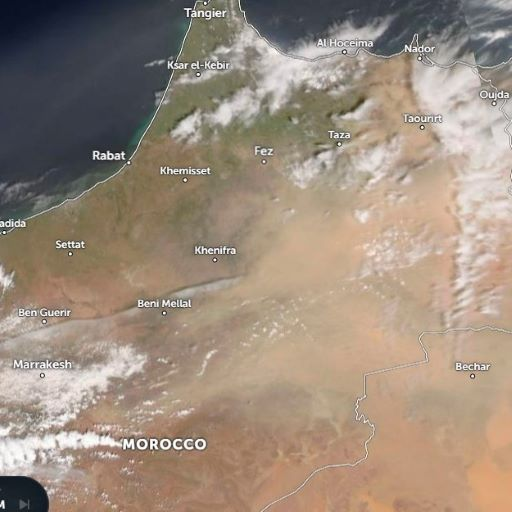
#> input picture missing_images_impulation/before.jpg, 512 x 512 px
$ jupyter execute imageInterpolation.ipynb
#> lines starting #> are read from the running program, lines starting #| are printed output that depends on the picture
[cell 1]
import cv2
import numpy as np

# read in the before, missing, and after images
before_img = cv2.imread('before.jpg', cv2.IMREAD_GRAYSCALE)
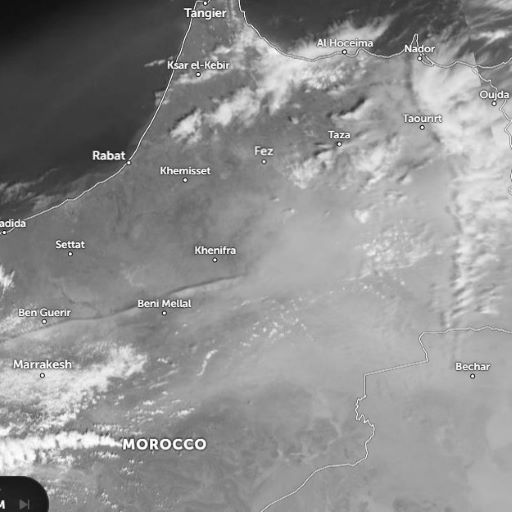
#> before_img: shape (512, 512); min 10, max 255, mean 143
after_img = cv2.imread('after.jpg', cv2.IMREAD_GRAYSCALE)
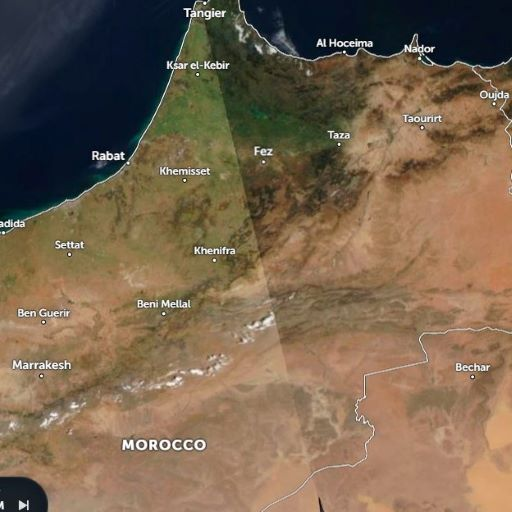
#> input picture missing_images_impulation/after.jpg, 512 x 512 px
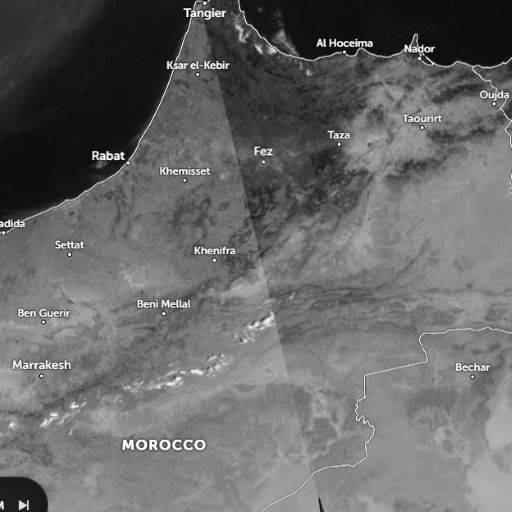
#> after_img: shape (512, 512); min 0, max 255, mean 103.9

# create an empty image for the interpolated result
interp_img = np.zeros_like(before_img)

# iterate over each pixel in the missing image
for i in range(before_img.shape[0]):
    for j in range(before_img.shape[1]):
        interp_img[i, j] = (before_img[i, j] - after_img[i, j])
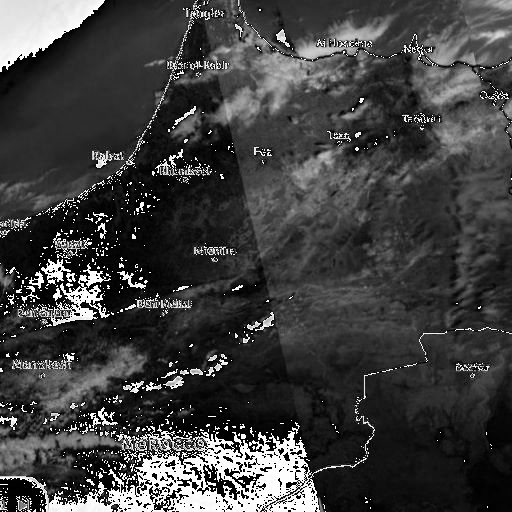
#> interp_img: shape (512, 512); min 0, max 255, mean 63.1

# save the interpolated image to a new file
cv2.imwrite('interp.jpg', interp_img)
#> Out = True

[cell 2]
import cv2
import numpy as np

# read in the before, missing, and after images
before_img = cv2.imread('before.jpg')
#> before_img is the input picture: shape (512, 512, 3); mean B, G, R 124.7, 139.8, 156.1
after_img = cv2.imread('after.jpg')
#> after_img is the input picture: shape (512, 512, 3); mean B, G, R 78.2, 100.4, 120.6
missing_img = cv2.imread('after.jpg')

# create an empty image for the interpolated result
interp_img = np.zeros_like(before_img)

# iterate over each pixel in the missing image
for i in range(before_img.shape[0]):
    for j in range(before_img.shape[1]):
        # check if the pixel is missing
        if np.all(missing_img[i, j] == 0):
            # estimate the pixel value using bicubic interpolation
            interp_img[i, j] = cv2.resize(np.array([
                [before_img[i-1, j-1], before_img[i-1, j], before_img[i-1, j+1]],
                [before_img[i, j-1], before_img[i, j], before_img[i, j+1]],
                [before_img[i+1, j-1], before_img[i+1, j], before_img[i+1, j+1]]
            ]), (3, 3), interpolation=cv2.INTER_CUBIC)[1, 1]
        else:
            # copy the pixel value from the missing image
            interp_img[i, j] = missing_img[i, j]

# save the interpolated image to a new file
cv2.imwrite('interp.jpg', interp_img)
#> Out = True

[cell 3]
import cv2

# read in the time series of images
img_before = cv2.imread('before.jpg')
img_missing = cv2.imread('missing.jpg')
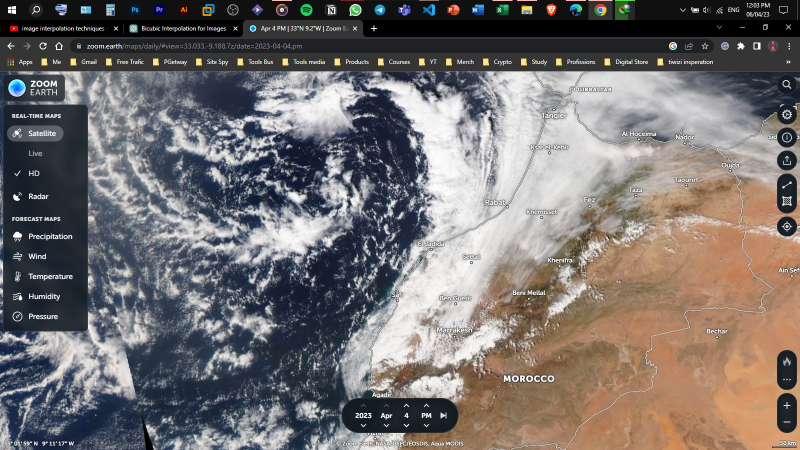
#> input picture missing_images_impulation/missing.jpg, 1600 x 900 px (shown at 1/2 size)
#> img_missing is the input picture: shape (900, 1600, 3); mean B, G, R 110.9, 112, 117.1
img_after = cv2.imread('after.jpg')

# apply bicubic interpolation to the missing image
interp_img = cv2.resize(img_before, (img_missing.shape[1], img_missing.shape[0]), interpolation=cv2.INTER_CUBIC)
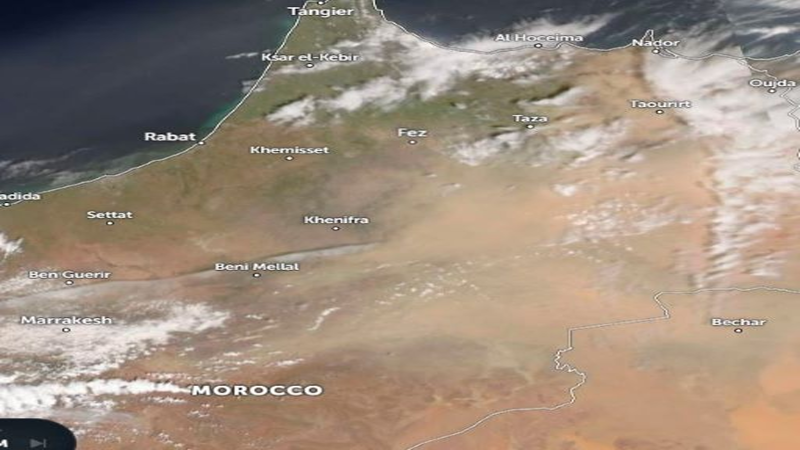
#> interp_img: shape (900, 1600, 3) (shown at 1/2 size); mean B, G, R 124.7, 139.8, 156.1

# save the interpolated image to a new file
cv2.imwrite('interp.jpg', interp_img)
#> Out = True

[cell 4]
import cv2
import numpy as np

# read in the before, missing, and after images
before_img = cv2.imread('before.jpg', cv2.IMREAD_GRAYSCALE)
after_img = cv2.imread('after.jpg', cv2.IMREAD_GRAYSCALE)

# create an empty image for the interpolated result
interp_img = np.zeros_like(before_img)

# iterate over each pixel in the missing image
for i in range(before_img.shape[0]):
    for j in range(before_img.shape[1]):
        # check if the pixel is missing
        if before_img[i, j] == 0:
            # estimate the pixel value using bicubic interpolation
            interp_img[i, j] = cv2.resize(np.array([
                [before_img[i-1, j-1], before_img[i-1, j], before_img[i-1, j+1], before_img[i-1, j+2]],
                [before_img[i, j-1], before_img[i, j], before_img[i, j+1], before_img[i, j+2]],
                [before_img[i+1, j-1], before_img[i+1, j], before_img[i+1, j+1], before_img[i+1, j+2]],
                [before_img[i+2, j-1], before_img[i+2, j], before_img[i+2, j+1], before_img[i+2, j+2]]
            ]), (3, 3), interpolation=cv2.INTER_CUBIC)[1, 1]
        else:
            # copy the pixel value from the missing image
            interp_img[i, j] = before_img[i, j]

# save the interpolated image to a new file
cv2.imwrite('interp.jpg', interp_img)
#> Out = True

[cell 5]
import cv2
import numpy as np

# read in the before, missing, and after images
before_img = cv2.imread('before.jpg')
after_img = cv2.imread('after.jpg')

# create an empty image for the interpolated result
interp_img = np.zeros_like(before_img)

# iterate over each pixel in the missing image
for i in range(before_img.shape[0]):
    for j in range(before_img.shape[1]):
        # check if the pixel is missing
        if np.all(before_img[i, j] == 0):
            # estimate the pixel value using bicubic interpolation
            interp_img[i, j] = cv2.resize(np.array([
                [before_img[i-1, j-1], before_img[i-1, j], before_img[i-1, j+1], before_img[i-1, j+2]],
                [before_img[i, j-1], before_img[i, j], before_img[i, j+1], before_img[i, j+2]],
                [before_img[i+1, j-1], before_img[i+1, j], before_img[i+1, j+1], before_img[i+1, j+2]],
                [before_img[i+2, j-1], before_img[i+2, j], before_img[i+2, j+1], before_img[i+2, j+2]]
            ]), (3, 3), interpolation=cv2.INTER_CUBIC)[1, 1]
        else:
            # copy the pixel value from the missing image
            interp_img[i, j] = before_img[i, j]

# save the interpolated image to a new file
cv2.imwrite('interp.jpg', interp_img)
#> Out = True

[cell 6]
import cv2

# read in the time series of images
img_before = cv2.imread('before.jpg')
img_after = cv2.imread('after.jpg')

# apply linear interpolation to the missing image
interp_img = cv2.addWeighted(img_before, 0.5, img_after, 0.5, 0)
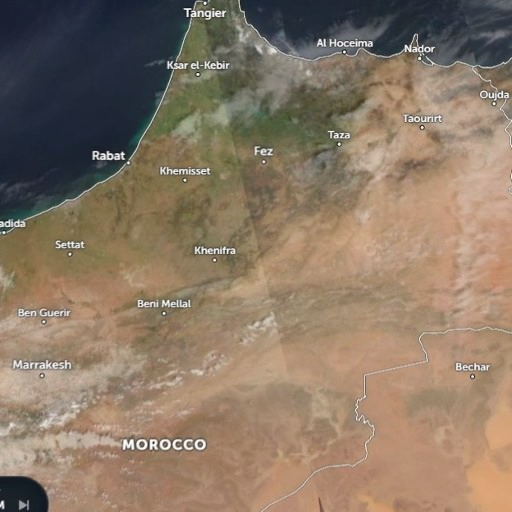
#> interp_img: shape (512, 512, 3); mean B, G, R 101.5, 120.1, 138.3

# save the interpolated image to a new file
cv2.imwrite('interp.jpg', interp_img)
#> Out = True
